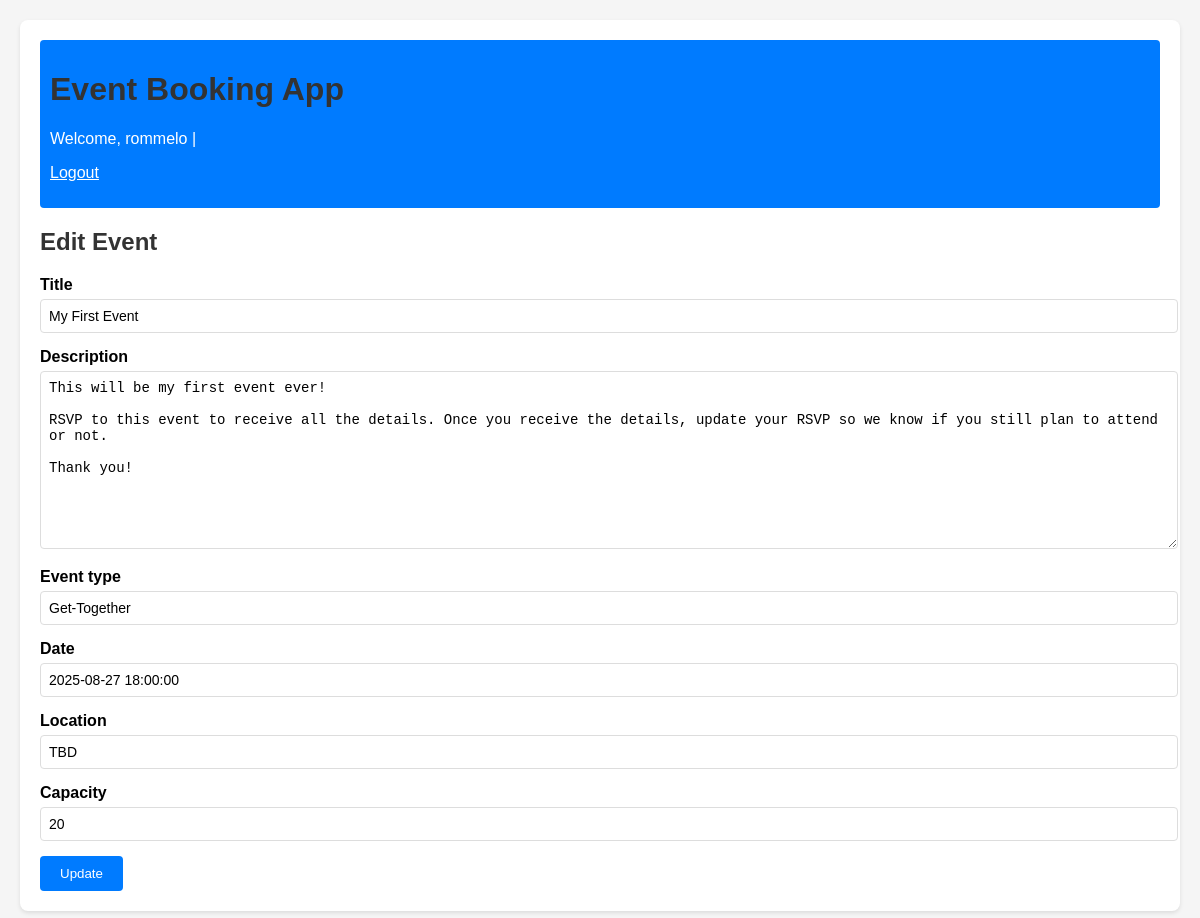
The page /event/1/edit/ (signed in) on the database its author committed.
### events/models.py (models this page shows, shortened)
class Event(models.Model):
    title = models.CharField(max_length=200)
    description = models.TextField()
    event_type = models.CharField(max_length=100)
    date = models.DateTimeField()
    location = models.CharField(max_length=255)
    capacity = models.PositiveIntegerField()
    creator = models.ForeignKey(User, on_delete=models.CASCADE, related_name='created_events')
    attendees = models.ManyToManyField(User, through='RSVP', related_name='events_attending')

### events/views.py (the view, shortened to what this page needs)
# urls.py: path('event/<int:pk>/edit/', views.EventUpdateView.as_view(), name='event_edit'),
class EventUpdateView(LoginRequiredMixin, UserPassesTestMixin, UpdateView):
    model = Event
    fields = ['title', 'description', 'event_type', 'date', 'location', 'capacity']
    template_name = 'events/event_form.html'
    def test_func(self):
        event = self.get_object()
        return self.request.user == event.creator

### templates/events/event_form.html (shortened to what this page needs)
{% extends 'base.html' %}
{% block content %}
  <h2>{% if object %}Edit{% else %}Create{% endif %} Event</h2>
  <form method="post">
    {% for field in form %}
      <div class="form-group">
        <label for="{{ field.id_for_label }}">{{ field.label }}</label>
        {{ field }}
      </div>
    {% endfor %}
    <button type="submit" class="btn">{% if object %}Update{% else %}Create{% endif %}</button>
  </form>
{% endblock %}

### templates/base.html (shortened to what this page needs)
{% load static %}
<!DOCTYPE html>
<html>
<head>
    <link rel="stylesheet" type="text/css" href="{% static 'css/style.css' %}">
</head>
<body>
    <div class="container">
        <div class="nav">
            <h1>Event Booking App</h1>
            {% if user.is_authenticated %}
                <p>Welcome, {{ user.username }} |
                <form action="{% url 'logout' %}" method="post" style="display: inline;">
                    <button type="submit" class="logout-btn">Logout</button>
                </form>
                </p>
            {% else %}
                <p><a href="{% url 'login' %}">Login</a> | <a href="{% url 'register' %}">Register</a></p>
            {% endif %}
        </div>
        {% block content %}{% endblock %}
    </div>
</body>
</html>

### static/css/style.css (style rules this page uses)
body { font-family: Arial, sans-serif; margin: 0; padding: 20px; background-color: #f5f5f5; }
.container { max-width: 1200px; margin: 0 auto; background-color: white; padding: 20px; border-radius: 8px; box-shadow: 0 2px 4px rgba(0,0,0,0.1); }
h1, h2 { color: #333; }
.nav { background-color: #007bff; color: white; padding: 10px; margin-bottom: 20px; border-radius: 4px; }
.form-group { margin-bottom: 15px; }
.form-group label { display: block; margin-bottom: 5px; font-weight: bold; }
.form-group input, .form-group select, .form-group textarea { width: 100%; padding: 8px; border: 1px solid #ddd; border-radius: 4px; font-size: 14px; }
.btn { background-color: #007bff; color: white; padding: 10px 20px; border: none; border-radius: 4px; cursor: pointer; text-decoration: none; display: inline-block; margin-right: 10px; }
.logout-btn { background: none; border: none; color: white; text-decoration: underline; cursor: pointer; padding: 0; font-size: inherit; font-family: inherit; }

### rows shown on the page
Event: form "My First Event" "This will be my first event ever! RSVP to this event to receive all the details. Once you receive the details, update your RSVP so we know if you still plan to attend or not. Thank you!" "Get-Together" "2025-08-27 18:00:00" "TBD" "20"

### other values the page prints
{{ user.username }} "rommelo"
{{ field.label }} "Title" "Description" "Event type" "Date" "Location" "Capacity"
